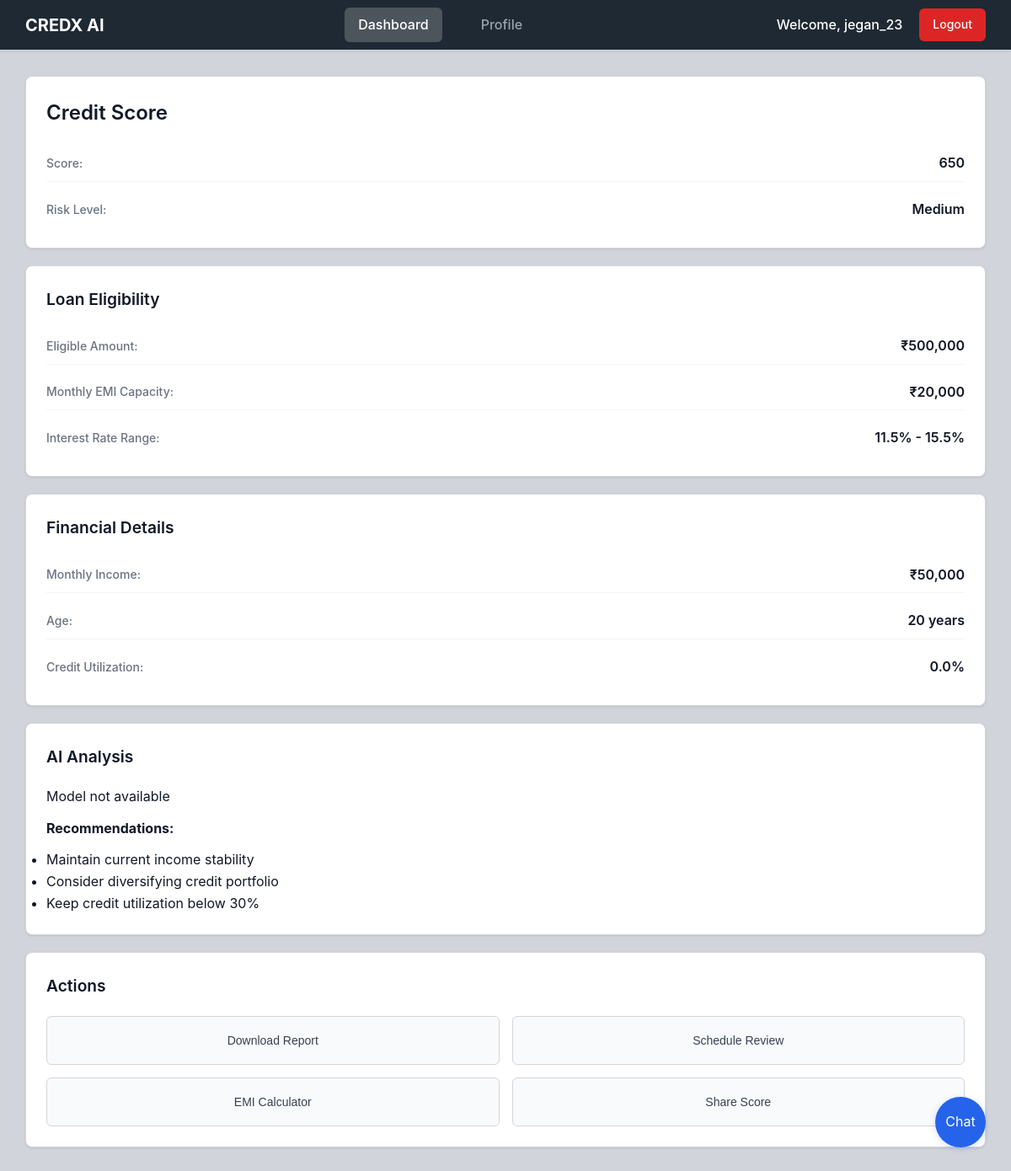
The app's page /dashboard (signed in) with its own data.
### tables this page shows
CREATE TABLE credit_history (
                id INTEGER PRIMARY KEY AUTOINCREMENT,
                username TEXT NOT NULL,
                credit_score INTEGER NOT NULL,
                risk_level TEXT NOT NULL,
                eligible_amount INTEGER NOT NULL,
                date TEXT NOT NULL,
                FOREIGN KEY (username) REFERENCES users (username)
            );

CREATE TABLE user_financials (
                id INTEGER PRIMARY KEY AUTOINCREMENT,
                username TEXT UNIQUE NOT NULL,
                age INTEGER NOT NULL,
                income INTEGER NOT NULL,
                existing_loans INTEGER NOT NULL,
                total_emi INTEGER NOT NULL,
                credit_utilization REAL NOT NULL,
                defaults INTEGER NOT NULL,
                updated_at TEXT NOT NULL,
                FOREIGN KEY (username) REFERENCES users (username)
            );

### app.py (the view)
@app.route("/dashboard")
def dashboard():
    if "user" not in session:
        return redirect(url_for("login"))
    username = session["user"]
    print(f"📊 Loading dashboard for user: {username}")
    try:
        financial_data = get_user_financials(username)
        if not financial_data:
            print(f"❌ No financial data found for {username}, redirecting to financial form")
            return redirect(url_for("financial_form"))
        print(f"✅ Financial data loaded for {username}: {financial_data}")
        age = financial_data["age"]
        income = financial_data["income"]
        existing_loans = financial_data["existing_loans"]
        total_emi = financial_data["total_emi"]
        credit_utilization = financial_data["credit_utilization"]
        defaults = financial_data["defaults"]
        print(f"🧮 Calculating credit metrics...")
        credit_score, risk_level, eligible_amount, ai_explanation, risk_color = calculate_credit_metrics(
            age, income, existing_loans, total_emi, credit_utilization, defaults
        )
        print(f"✅ Credit metrics calculated: score={credit_score}, risk={risk_level}")
        try:
            history_success, history_message = save_credit_score_history(
                username, credit_score, risk_level, eligible_amount
            )
            if history_success:
                print(f"✅ Credit score history saved for {username}")
            else:
                print(f"⚠️ Failed to save credit history: {history_message}")
        except Exception as e:
            print(f"⚠️ Credit history error: {e}")
        score_history = get_credit_score_history(username, limit=10)
        trend_data = get_credit_score_trend_data(username, days=30)
        score_stats = get_score_statistics(username)
        monthly_emi_capacity = int(income * 0.4)
        print(f"✅ Dashboard data prepared successfully for {username}")
        return render_template(
            "dashboard.html",
            user=username,
            credit_score=credit_score,
            risk_level=risk_level,
            risk_color=risk_color,
            eligible_amount=eligible_amount,
            ai_explanation=ai_explanation,
            monthly_emi_capacity=monthly_emi_capacity,
            credit_utilization=credit_utilization,
            income=income,
            age=age,
            existing_loans=existing_loans,
            total_emi=total_emi,
            defaults=defaults,
            score_history=score_history,
            trend_data=trend_data,
            score_stats=score_stats
        )
    except Exception as e:
        print(f"❌ Dashboard error for {username}: {e}")
        import traceback
        traceback.print_exc()
        return render_template("dashboard.html",
                             user=username,
                             error="An error occurred while loading your dashboard. Please try again.",
                             credit_score=650,
                             risk_level="Medium",
                             risk_color="warning",
                             eligible_amount=500000,
                             ai_explanation="Unable to calculate at this time.",
                             monthly_emi_capacity=20000,
                             credit_utilization=30.0,
                             income=50000,
                             age=30,
                             existing_loans=0,
                             total_emi=0,
                             defaults=0,
                             score_history=[],
                             trend_data={'dates': [], 'scores': []},
                             score_stats={'min_score': 0, 'max_score': 0, 'avg_score': 0, 'total_records': 0})

### app.py (called while the page is built, shortened)
def calculate_credit_metrics(age, income, existing_loans, total_emi, credit_utilization, defaults):
    if model is None:
        return 650, "Medium", income * 10, "Model not available", "warning"

### database.py (called while the page is built)
def get_db():
    conn = sqlite3.connect(DATABASE_FILE)
    conn.row_factory = sqlite3.Row
    return conn

@contextmanager
def get_db_connection():
    conn = get_db()
    try:
        yield conn
    finally:
        conn.close()

def get_credit_score_history(username, limit=30):
    try:
        with get_db_connection() as conn:
            cursor = conn.cursor()
            cursor.execute('''
                SELECT credit_score, risk_level, eligible_amount, date
                FROM credit_history
                WHERE username = ?
                ORDER BY date DESC
                LIMIT ?
            ''', (username, limit))
            records = cursor.fetchall()
            return [
                {
                    'credit_score': record['credit_score'],
                    'risk_level': record['risk_level'],
                    'eligible_amount': record['eligible_amount'],
                    'date': record['date']
                }
                for record in records
            ]
    except Exception as e:
        print(f"Error fetching credit score history: {e}")
        return []

### templates/dashboard.html (shortened to what this page needs)
<!DOCTYPE html>
<html lang="en">
<head>
  <link rel="stylesheet" href="{{ url_for('static', filename='css/base.css') }}">
  <link rel="stylesheet" href="{{ url_for('static', filename='css/dashboard.css') }}">
</head>
<body>
<nav class="top-navbar">
  <div class="brand">CREDX AI</div>
  <div class="nav-center">
    <span class="nav-item active">Dashboard</span>
    <a href="/profile" class="nav-item">Profile</a>
  </div>
  <div class="nav-right">
    <span class="user-welcome">Welcome, {{ user }}</span>
    <a href="/logout" class="nav-btn logout">Logout</a>
  </div>
</nav>
<div class="dashboard-container">
  <div class="card">
    <div class="card-header">
      <h2>Credit Score</h2>
    </div>
    <div class="card-content">
      <div class="metric-row">
        <span class="label">Score:</span>
        <span class="value">{{ credit_score }}</span>
      </div>
      <div class="metric-row">
        <span class="label">Risk Level:</span>
        <span class="value">{{ risk_level }}</span>
      </div>
    </div>
  </div>
  <div class="card">
    <div class="card-header">
      <h3>Loan Eligibility</h3>
    </div>
    <div class="card-content">
      <div class="metric-row">
        <span class="label">Eligible Amount:</span>
        <span class="value">₹{{ "{:,}".format(eligible_amount) }}</span>
      </div>
      <div class="metric-row">
        <span class="label">Monthly EMI Capacity:</span>
        <span class="value">₹{{ "{:,}".format(monthly_emi_capacity) }}</span>
      </div>
      <div class="metric-row">
        <span class="label">Interest Rate Range:</span>
        <span class="value">
          {% if risk_level == 'Low' %}8.5% - 11.5%{% elif risk_level == 'Medium' %}11.5% - 15.5%{% else %}15.5% - 22%{% endif %}
        </span>
      </div>
    </div>
  </div>
  <div class="card">
    <div class="card-header">
      <h3>Financial Details</h3>
    </div>
    <div class="card-content">
      <div class="metric-row">
        <span class="label">Monthly Income:</span>
        <span class="value">₹{{ "{:,}".format(income) }}</span>
      </div>
      <div class="metric-row">
        <span class="label">Age:</span>
        <span class="value">{{ age }} years</span>
      </div>
      <div class="metric-row">
        <span class="label">Credit Utilization:</span>
        <span class="value">{{ "%.1f"|format(credit_utilization) }}%</span>
      </div>
    </div>
  </div>
  <div class="card">
    <div class="card-header">
      <h3>AI Analysis</h3>
    </div>
    <div class="card-content">
      <p>{{ ai_explanation }}</p>
      <h4>Recommendations:</h4>
      <ul>
        {% if risk_level == 'High' %}
          <li>Focus on increasing monthly income above ₹40,000</li>
          <li>Reduce existing debt obligations</li>
          <li>Build consistent payment history</li>
        {% elif risk_level == 'Medium' %}
          <li>Maintain current income stability</li>
          <li>Consider diversifying credit portfolio</li>
          <li>Keep credit utilization below 30%</li>
        {% else %}
          <li>Excellent profile! Consider premium financial products</li>
          <li>Explore investment opportunities</li>
          <li>Maintain current financial discipline</li>
        {% endif %}
      </ul>
    </div>
  </div>
  <div class="card">
    <div class="card-header">
      <h3>Actions</h3>
    </div>
    <div class="card-content">
      <div class="actions-grid">
        <button class="action-btn" onclick="downloadReport()">Download Report</button>
        <button class="action-btn" onclick="scheduleReview()">Schedule Review</button>
        <button class="action-btn" onclick="openLoanCalculator()">EMI Calculator</button>
        <button class="action-btn" onclick="shareScore()">Share Score</button>
      </div>
    </div>
  </div>
</div>
<div class="chatbot-container">
  <div class="chatbot-btn" onclick="toggleChat()" id="chatbotBtn">Chat</div>
</div>
</body>
</html>

### static/css/base.css (style rules this page uses)
* { margin: 0; padding: 0; box-sizing: border-box; }
body { font-family: -apple-system, BlinkMacSystemFont, 'Segoe UI', Roboto, sans-serif; background: #e5e7eb; color: #111827; min-height: 100vh; line-height: 1.6; }
a { text-decoration: none; color: #2563eb; }

### static/css/dashboard.css (style rules this page uses)
body { background: #d1d5db; color: #111827; font-family: -apple-system, BlinkMacSystemFont, 'Segoe UI', Roboto, sans-serif; margin: 0; padding: 0; }
.top-navbar { height: 60px; background: #1f2933; border-bottom: 1px solid #d1d5db; display: flex; justify-content: space-between; align-items: center; padding: 0 30px; box-shadow: 0 1px 3px rgba(0, 0, 0, 0.1); }
.brand { font-size: 20px; font-weight: 700; color: #ffffff; }
.nav-center { display: flex; gap: 30px; align-items: center; }
.nav-item { padding: 8px 16px; border-radius: 6px; color: #9ca3af; text-decoration: none; font-weight: 500; transition: all 0.2s ease; }
.nav-item.active { color: #ffffff; background: rgba(255, 255, 255, 0.2); }
.nav-right { display: flex; align-items: center; gap: 20px; }
.user-welcome { color: #ffffff; font-weight: 500; }
.nav-btn { padding: 8px 16px; border-radius: 6px; font-size: 14px; font-weight: 500; text-decoration: none; transition: all 0.2s ease; }
.nav-btn.logout { background: #dc2626; color: white; }
.dashboard-container { display: grid; grid-template-columns: repeat(auto-fit, minmax(350px, 1fr)); gap: 20px; padding: 30px; max-width: 1400px; margin: 0 auto; }
.card { background: #ffffff; border: 1px solid #d1d5db; border-radius: 8px; padding: 24px; box-shadow: 0 1px 3px rgba(0, 0, 0, 0.1); }
.card-header { margin-bottom: 20px; }
.card-header h2, .card-header h3 { color: #111827; margin: 0; font-weight: 600; }
.card-header h2 { font-size: 1.5rem; }
.card-header h3 { font-size: 1.2rem; }
.card-content { display: flex; flex-direction: column; gap: 12px; }
.metric-row { display: flex; justify-content: space-between; align-items: center; padding: 8px 0; border-bottom: 1px solid #f3f4f6; }
.metric-row:last-child { border-bottom: none; }
.label { color: #6b7280; font-size: 14px; font-weight: 500; }
.value { color: #111827; font-weight: 600; }
.actions-grid { display: grid; grid-template-columns: repeat(2, 1fr); gap: 15px; }
.action-btn { padding: 12px 16px; background: #f9fafb; border: 1px solid #d1d5db; border-radius: 6px; color: #374151; cursor: pointer; transition: all 0.2s ease; font-size: 14px; font-weight: 500; text-align: center; }
.chatbot-container { position: fixed; bottom: 30px; right: 30px; z-index: 1000; }
.chatbot-btn { width: 60px; height: 60px; background: #2563eb; color: white; border-radius: 8px; display: flex; align-items: center; justify-content: center; font-size: 14px; cursor: pointer; box-shadow: 0 2px 8px rgba(37, 99, 235, 0.2); transition: all 0.2s ease; border: none; }
.card-header { display: flex; justify-content: space-between; align-items: center; margin-bottom: 20px; }
.label { color: #6b7280; font-size: 14px; }
.action-btn { display: flex; flex-direction: column; align-items: center; gap: 8px; padding: 20px 15px; background: #f9fafb; border: 1px solid #d1d5db; border-radius: 6px; color: #374151; cursor: pointer; transition: all 0.2s ease; font-size: 14px; font-weight: 500; text-decoration: none; }
.chatbot-btn { width: 60px; height: 60px; background: #2563eb; color: white; border-radius: 50%; display: flex; align-items: center; justify-content: center; font-size: 16px; cursor: pointer; box-shadow: 0 2px 8px rgba(37, 99, 235, 0.2); transition: all 0.2s ease; border: none; }
@media (max-width: 1200px) { .dashboard-container { grid-template-columns: 1fr; } }

### records on screen
credit_history: risk_level "Medium"
user_financials: income "50,000", credit_utilization "0.0"

### other values on screen
{{ user }} "jegan_23"
{{ credit_score }} "650"
{{ "{:,}".format(eligible_amount) }} "500,000"
{{ "{:,}".format(monthly_emi_capacity) }} "20,000"
{{ age }} "20"
{{ ai_explanation }} "Model not available"
